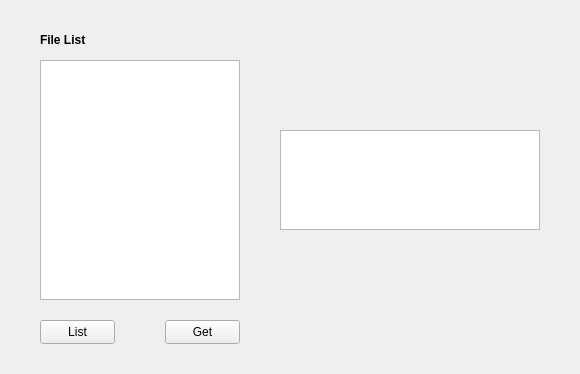
<?xml version="1.0" encoding="UTF-8"?>
<ui version="4.0">
 <class>SETrans</class>
 <widget class="QWidget" name="SETrans">
  <property name="geometry">
   <rect>
    <x>0</x>
    <y>0</y>
    <width>580</width>
    <height>374</height>
   </rect>
  </property>
  <property name="sizePolicy">
   <sizepolicy hsizetype="Fixed" vsizetype="Fixed">
    <horstretch>0</horstretch>
    <verstretch>0</verstretch>
   </sizepolicy>
  </property>
  <property name="minimumSize">
   <size>
    <width>580</width>
    <height>374</height>
   </size>
  </property>
  <property name="maximumSize">
   <size>
    <width>580</width>
    <height>374</height>
   </size>
  </property>
  <property name="windowTitle">
   <string>SETrans</string>
  </property>
  <widget class="QTextBrowser" name="text_browser">
   <property name="geometry">
    <rect>
     <x>280</x>
     <y>130</y>
     <width>260</width>
     <height>100</height>
    </rect>
   </property>
  </widget>
  <widget class="QListView" name="list_view">
   <property name="geometry">
    <rect>
     <x>40</x>
     <y>60</y>
     <width>200</width>
     <height>240</height>
    </rect>
   </property>
  </widget>
  <widget class="QLabel" name="label_lv">
   <property name="geometry">
    <rect>
     <x>40</x>
     <y>30</y>
     <width>60</width>
     <height>20</height>
    </rect>
   </property>
   <property name="font">
    <font>
     <bold>true</bold>
    </font>
   </property>
   <property name="text">
    <string>File List</string>
   </property>
  </widget>
  <widget class="QPushButton" name="button_ls">
   <property name="geometry">
    <rect>
     <x>40</x>
     <y>320</y>
     <width>75</width>
     <height>24</height>
    </rect>
   </property>
   <property name="text">
    <string>List</string>
   </property>
  </widget>
  <widget class="QPushButton" name="button_get">
   <property name="geometry">
    <rect>
     <x>165</x>
     <y>320</y>
     <width>75</width>
     <height>24</height>
    </rect>
   </property>
   <property name="text">
    <string>Get</string>
   </property>
  </widget>
 </widget>
 <resources/>
 <connections/>
</ui>
